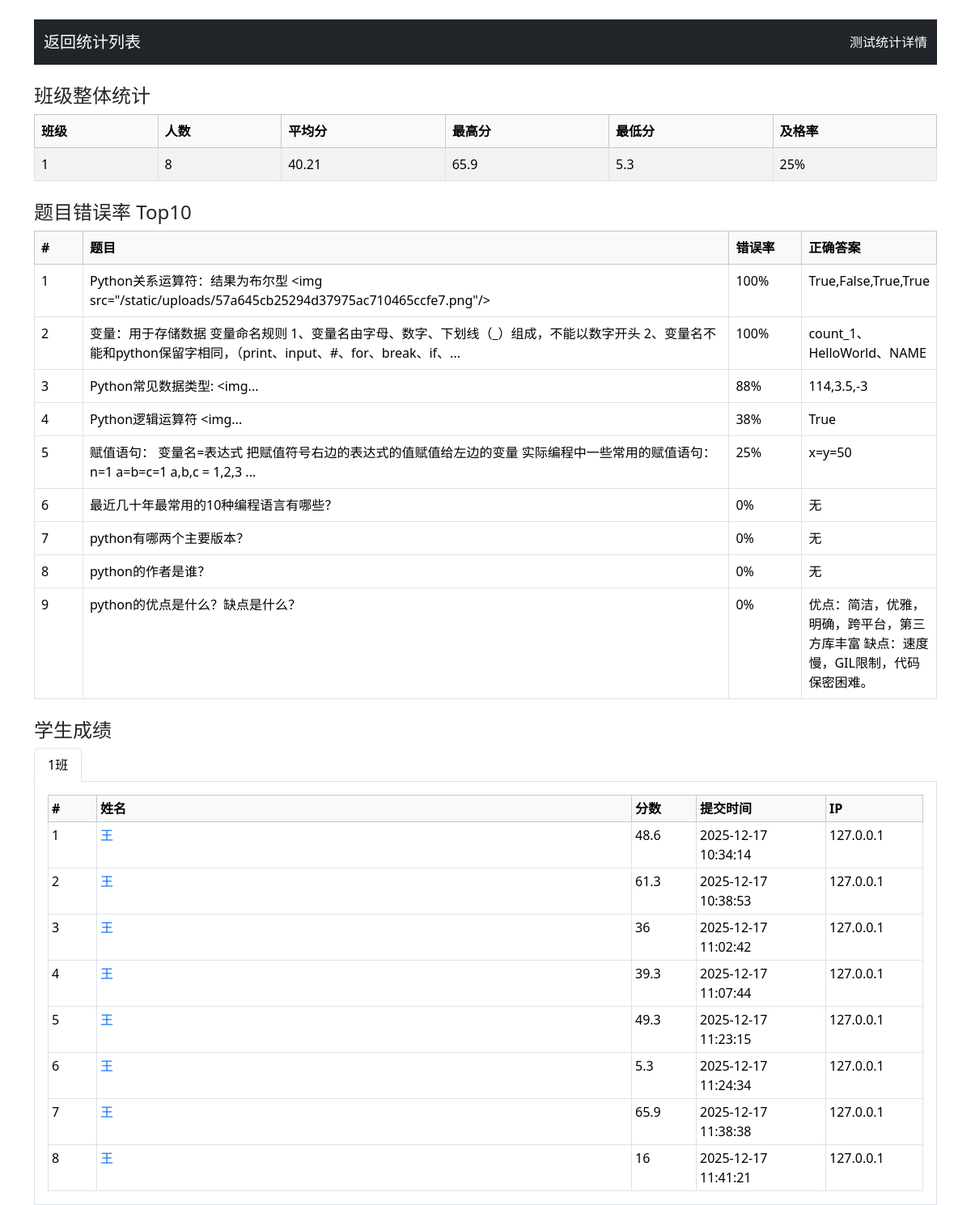
Before: /test_statistics/33 (signed in) with the older database file.
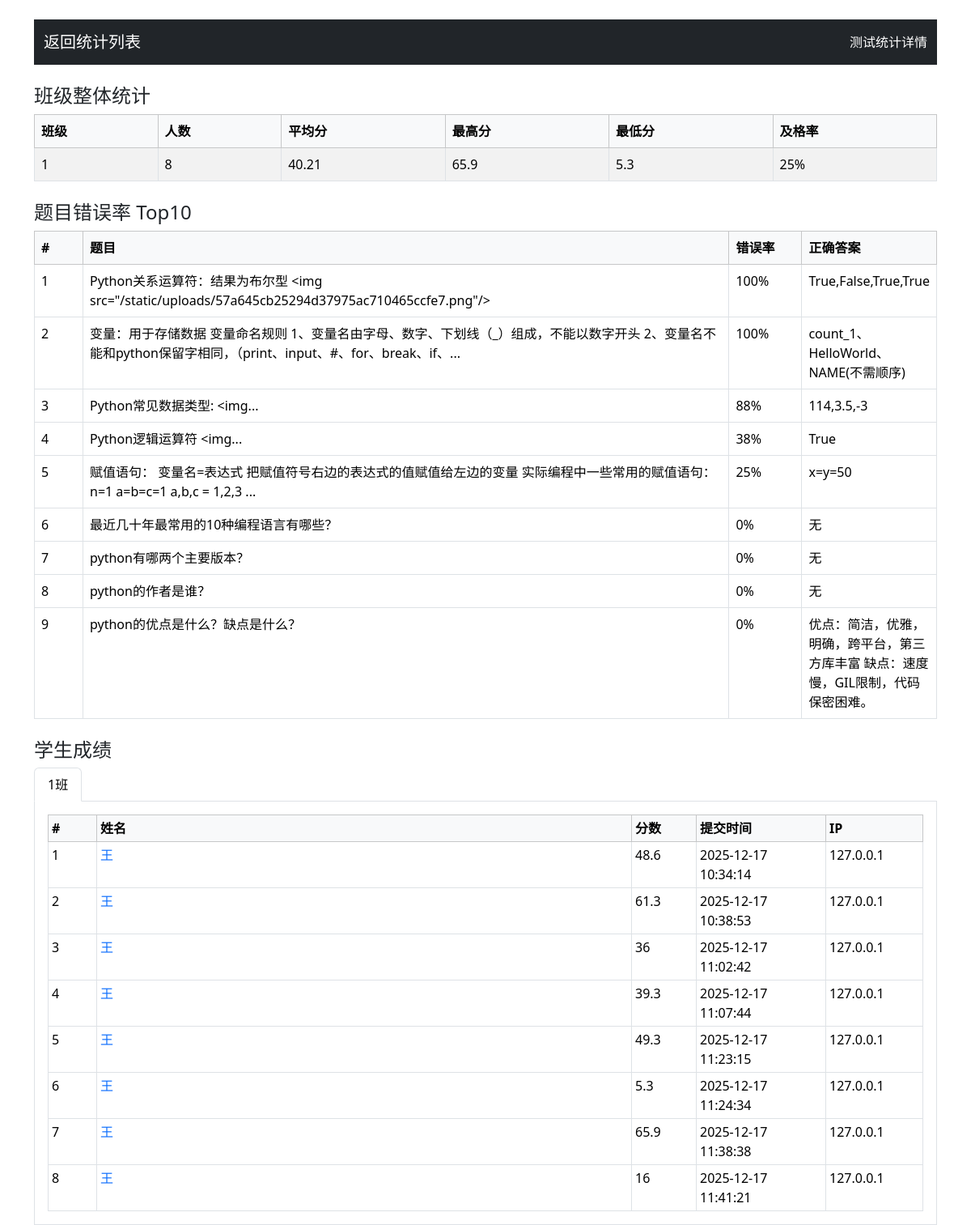
After: the same page with the newer database file.
### app.py (models this page shows)
class Question(db.Model):
    id = db.Column(db.Integer, primary_key=True)
    question_type = db.Column(db.String(20), nullable=False)
    content = db.Column(db.Text, nullable=False)
    image_path = db.Column(db.String(200))  # 题目配图
    option_a = db.Column(db.String(200))
    option_b = db.Column(db.String(200))
    option_c = db.Column(db.String(200))
    option_d = db.Column(db.String(200))
    option_e = db.Column(db.String(200))
    correct_answer = db.Column(db.String(200), nullable=False)
    score = db.Column(db.Integer, nullable=False)
    explanation = db.Column(db.Text)
    created_at = db.Column(db.DateTime, default=datetime.utcnow)
    bank_id = db.Column(db.Integer, db.ForeignKey('question_bank.id'), nullable=False)

### app.py (the view, shortened to what this page needs)
@app.route('/test_statistics/<int:test_id>')
def get_test_statistics(test_id):
    if 'role' not in session or session['role'] != 'teacher':
        return redirect(url_for('teacher_login'))
    results = TestResult.query.filter_by(test_id=test_id).order_by(TestResult.class_number, TestResult.student_name, TestResult.created_at).all()
    class_stats = {}
    class_students = {}
    for result in results:
        if result.class_number not in class_stats:
            class_stats[result.class_number] = {
                'student_count': 0,
                'total_score': 0,
                'scores': [],
                'pass_count': 0
            }
        stats = class_stats[result.class_number]
        stats['student_count'] += 1
        stats['total_score'] += result.score
        stats['scores'].append(result.score)
        if result.score >= 60:
            stats['pass_count'] += 1
        if result.class_number not in class_students:
            class_students[result.class_number] = []
        class_students[result.class_number].append({
            'name': result.student_name,
            'score': result.score,
            'submit_time': to_bj(result.created_at).strftime('%Y-%m-%d %H:%M:%S'),
            'ip': result.ip_address,
            'result_id': result.id
        })
    statistics = []
    for class_number, stats in class_stats.items():
        if stats['student_count'] > 0:
            statistics.append({
                'class_number': class_number,
                'student_count': stats['student_count'],
                'average_score': stats['total_score'] / stats['student_count'],
                'max_score': max(stats['scores']),
                'min_score': min(stats['scores']),
                'pass_rate': stats['pass_count'] / stats['student_count']
            })
    statistics.sort(key=lambda x: x['class_number'])
    class_students = dict(sorted(class_students.items(), key=lambda x: x[0]))
    question_stats = defaultdict(lambda: {'total': 0, 'wrong': 0, 'content': '', 'question_type': '', 'correct_answer': ''})
    for result in results:
        answers = json.loads(result.answers)
        for qid_str, stu_ans in answers.items():
            qid = int(qid_str)
            question = Question.query.get(qid)
            if not question:
                continue
            question_stats[qid]['total'] += 1
            question_stats[qid]['content'] = question.content
            question_stats[qid]['question_type'] = question.question_type
            question_stats[qid]['correct_answer'] = question.correct_answer
            is_wrong = False
            if question.question_type == 'single_choice':
                is_wrong = stu_ans != question.correct_answer
            elif question.question_type == 'multiple_choice':
                def normalize(ans):
                    return ''.join(sorted([c for c in ans.replace(',', '').replace(' ', '').upper() if c in 'ABCDE']))
                is_wrong = normalize(stu_ans) != normalize(question.correct_answer)
            elif question.question_type == 'true_false':
                is_wrong = stu_ans != question.correct_answer
            elif question.question_type == 'fill_blank':
                def norm_fill(s):
                    parts = [p.strip().lower() for p in s.replace('、', ',').split(',') if p.strip()]
                    return ','.join(parts)
                is_wrong = norm_fill(stu_ans) != norm_fill(question.correct_answer)
            if is_wrong:
                question_stats[qid]['wrong'] += 1
    error_questions = []
    for qid, stat in question_stats.items():
        if stat['total'] > 0:
            error_rate = stat['wrong'] / stat['total']
            question = Question.query.get(qid) # 重新获取question对象以访问选项
            if question:
                q_data = {
                    'id': qid,
                    'content': stat['content'],
                    'question_type': stat['question_type'],
                    'correct_answer': stat['correct_answer'],
                    'error_rate': error_rate,
                    'wrong_count': stat['wrong'],
                    'total_count': stat['total']
                }
                error_questions.append(q_data)
    error_questions.sort(key=lambda x: x['error_rate'], reverse=True)
    top_error_questions = error_questions[:10]
    return render_template('test_statistics_detail.html', statistics=statistics, class_students=class_students, top_error_questions=top_error_questions)

### app.py (called while the page is built)
def to_bj(dt: datetime):
    return (dt + BJ_OFFSET) if dt else dt

### templates/test_statistics_detail.html (shortened to what this page needs)
<!DOCTYPE html>
<html lang="zh">
<head>
    <link href="{{ url_for('static', filename='bootstrap/css/bootstrap.min.css') }}" rel="stylesheet">
</head>
<body class="container mt-4">
    <nav class="navbar navbar-dark bg-dark mb-4">
        <div class="container-fluid">
            <a href="{{ url_for('test_statistics') }}" class="navbar-brand"> 返回统计列表</a>
            <span class="navbar-text text-white">测试统计详情</span>
        </div>
    </nav>
    <h4>班级整体统计</h4>
    {% if statistics %}
    <table class="table table-striped table-bordered">
        <thead class="table-light">
            <tr>
                <th>班级</th>
                <th>人数</th>
                <th>平均分</th>
                <th>最高分</th>
                <th>最低分</th>
                <th>及格率</th>
            </tr>
        </thead>
        <tbody>
            {% for stat in statistics %}
            <tr>
                <td>{{ stat.class_number }}</td>
                <td>{{ stat.student_count }}</td>
                <td>{{ '%.2f' % stat.average_score }}</td>
                <td>{{ stat.max_score }}</td>
                <td>{{ stat.min_score }}</td>
                <td>{{ '%.0f%%' % (stat.pass_rate*100) }}</td>
            </tr>
            {% endfor %}
        </tbody>
    </table>
    {% else %}
    <div class="alert alert-info">暂无数据</div>
    {% endif %}
    <h4 class="mt-4">题目错误率 Top10</h4>
    {% if top_error_questions %}
    <table class="table table-bordered">
        <thead class="table-light">
            <tr>
                <th style="width:60px">#</th>
                <th>题目</th>
                <th style="width:90px">错误率</th>
                <th style="width:120px">正确答案</th>
            </tr>
        </thead>
        <tbody>
            {% for q in top_error_questions %}
            <tr>
                <td>{{ loop.index }}</td>
                <td>{{ q.content|truncate(100) }}</td>
                <td>{{ '%.0f%%' % (q.error_rate*100) }}</td>
                <td>{{ q.correct_answer }}</td>
            </tr>
            {% endfor %}
        </tbody>
    </table>
    {% else %}
    <div class="alert alert-info">暂无错误题目统计</div>
    {% endif %}
    <h4 class="mt-4">学生成绩</h4>
    <ul class="nav nav-tabs" id="classTab" role="tablist">
        {% for class_number in class_students.keys() %}
        <li class="nav-item" role="presentation">
            <button class="nav-link {% if loop.first %}active{% endif %}" id="tab-{{ class_number }}" data-bs-toggle="tab" data-bs-target="#pane-{{ class_number }}" type="button" role="tab">{{ class_number }}班</button>
        </li>
        {% endfor %}
    </ul>
    <div class="tab-content border border-top-0 p-3" id="classTabContent">
        {% for class_number, students in class_students.items() %}
        <div class="tab-pane fade {% if loop.first %}show active{% endif %}" id="pane-{{ class_number }}" role="tabpanel">
            <table class="table table-sm table-bordered mb-0">
                <thead class="table-light">
                    <tr>
                        <th style="width:60px">#</th>
                        <th>姓名</th>
                        <th style="width:80px">分数</th>
                        <th style="width:160px">提交时间</th>
                        <th style="width:120px">IP</th>
                    </tr>
                </thead>
                <tbody>
                    {% for stu in students %}
                    <tr>
                        <td>{{ loop.index }}</td>
                        <td><a href="{{ url_for('test_result', result_id=stu.result_id) }}" target="_blank" class="text-primary text-decoration-none">{{ stu.name }}</a></td>
                        <td>{{ stu.score }}</td>
                        <td>{{ stu.submit_time }}</td>
                        <td>{{ stu.ip }}</td>
                    </tr>
                    {% endfor %}
                </tbody>
            </table>
        </div>
        {% endfor %}
    </div>
</body>
</html>

Changed rows visible on the page:
changed Question: correct_answer "count_1、HelloWorld、NAME" → "count_1、HelloWorld、NAME(不需顺序)"
